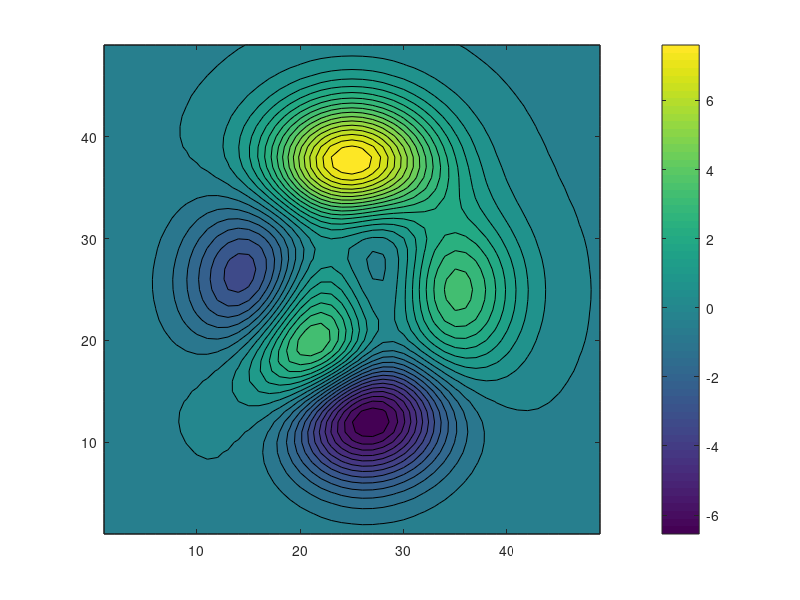

This chart was generated by the following MATLAB code: (Note: this script raises an error after producing the figure.)
% demo11
contourf(peaks, 30)
colorbar

colormap(slanCM('romao'))  % Use romao colormap 

colormap(slanCM(134))      % Use romao(No. 134) colormap 

colormap(slanCM(134, 20))  % Use romao colormap with 20 colors
